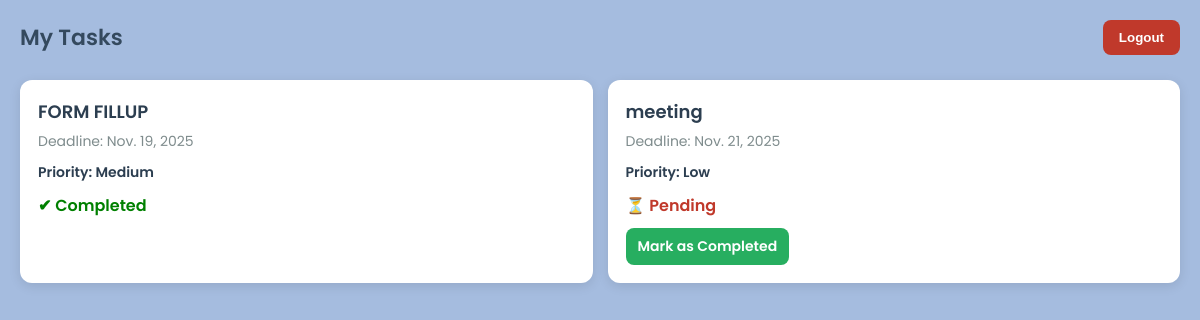
Screenshot of /tasks/my-tasks/ (signed in) with the database file from the repository.
### tasks/models.py (models this page shows, shortened)
class Task(models.Model):
    PRIORITY_CHOICES = [
        ('low', 'Low'),
        ('medium', 'Medium'),
        ('high', 'High'),
    ]
    title = models.CharField(max_length=200)
    description = models.TextField()
    due_date = models.DateField()
    priority = models.CharField(max_length=10, choices=PRIORITY_CHOICES)
    assigned_to = models.ForeignKey(User, on_delete=models.CASCADE)
    completed = models.BooleanField(default=False)

### tasks/views.py (the view)
# urls.py: path('', RedirectView.as_view(pattern_name='employee_tasks', permanent=False)),
@login_required
def employee_tasks(request):
    if request.user.is_staff:
        return redirect("hr_dashboard")
    tasks = Task.objects.filter(assigned_to=request.user)
    return render(request, "tasks/employee_tasks.html", {
        "tasks": tasks
    })

### tasks/templates/tasks/employee_tasks.html (shortened to what this page needs)
<!DOCTYPE html>
<html lang="en">
<head>
</head>
<body>
<div class="topbar">
    <div class="title">My Tasks</div>
    <form action="{% url 'logout' %}" method="post">
        <button type="submit" class="logout-btn" style="border:none; cursor:pointer;">
            Logout
        </button>
    </form>
</div>
<div class="task-container">
{% if tasks %}
    {% for task in tasks %}
    <div class="task-card">
        <div class="task-title">{{ task.title }}</div>
        <div class="task-deadline">Deadline: {{ task.due_date }}</div>
        <div class="task-priority">Priority: {{ task.get_priority_display }}</div>
        {% if task.completed %}
            <div class="status completed">✔ Completed</div>
        {% else %}
            <div class="status pending">⏳ Pending</div>
            <a href="{% url 'mark_completed' task.id %}" class="btn-complete">
                Mark as Completed
            </a>
        {% endif %}
    </div>
    {% endfor %}
{% else %}
    <div class="no-task">No tasks assigned to you.</div>
{% endif %}
</div>
</body>
</html>

### tasks/templates/tasks/employee_tasks.html (style rules this page uses)
body { margin: 0; font-family: 'Poppins', sans-serif; background: #a5bcdf; padding: 20px; }
.topbar { display: flex; justify-content: space-between; align-items: center; margin-bottom: 25px; }
.title { font-size: 22px; font-weight: 600; color: #34495E; }
.logout-btn { background: #c0392b; padding: 10px 16px; border-radius: 8px; text-decoration: none; color: white; font-weight: 600; }
.task-container { display: grid; grid-template-columns: repeat(auto-fit, minmax(260px, 1fr)); gap: 15px; }
.task-card { background: white; padding: 18px; border-radius: 12px; box-shadow: 0 3px 12px rgba(0,0,0,0.1); }
.task-title { font-size: 18px; font-weight: 600; color: #2C3E50; margin-bottom: 6px; }
.task-deadline { font-size: 14px; color: #7f8c8d; margin-bottom: 10px; }
.task-priority { font-size: 14px; color: #2c3e50; font-weight: 600; margin-bottom: 10px; }
.status { font-weight: 600; margin-bottom: 10px; }
.completed { color: green; }
.pending { color: #c0392b; }
.btn-complete { display: inline-block; background: #27ae60; color: white; padding: 8px 12px; border-radius: 8px; text-decoration: none; font-size: 14px; font-weight: 600; }

### rows the page displays
Task: title "FORM FILLUP", due_date "Nov. 19, 2025", priority "Medium", completed "✔ Completed"
Task: title "meeting", due_date "Nov. 21, 2025", priority "Low", completed "⏳ Pending"
